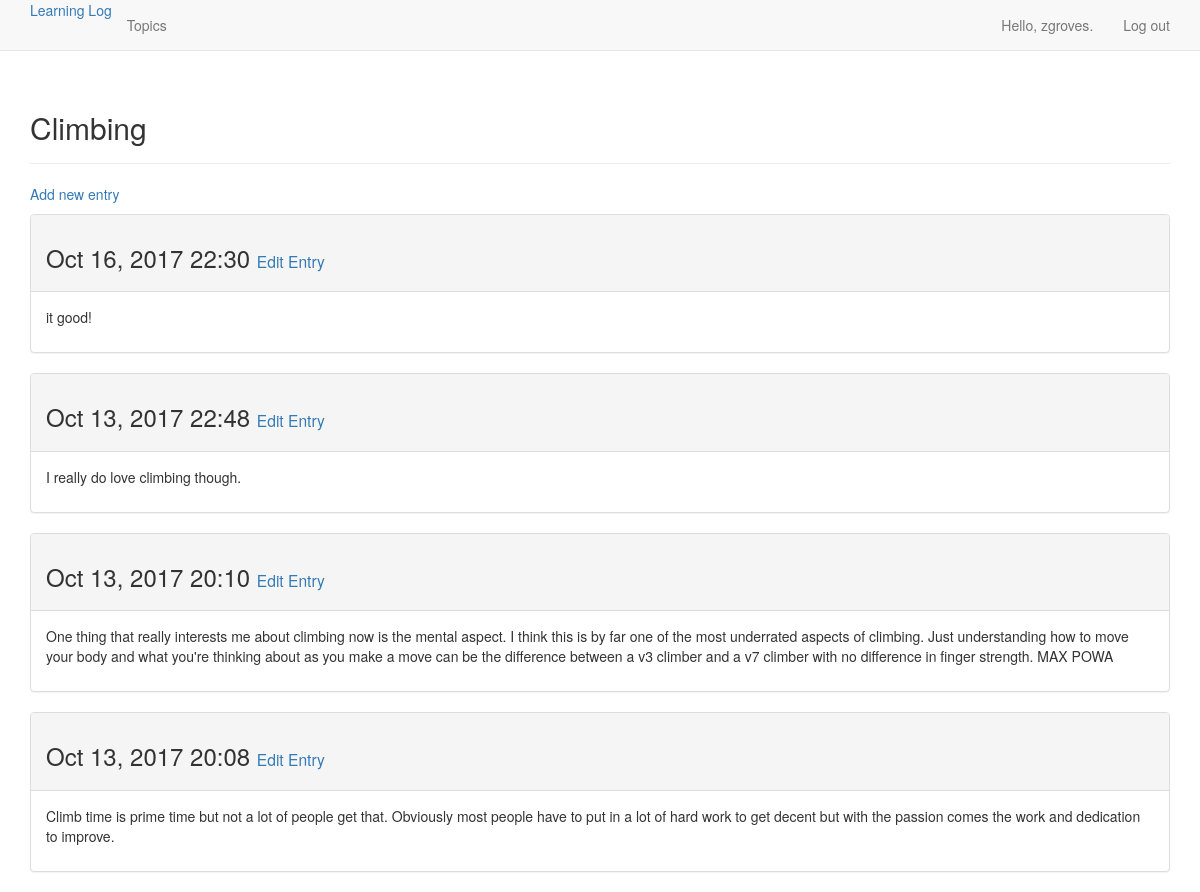
Page /topics/2/ (signed in) on the earlier database version.
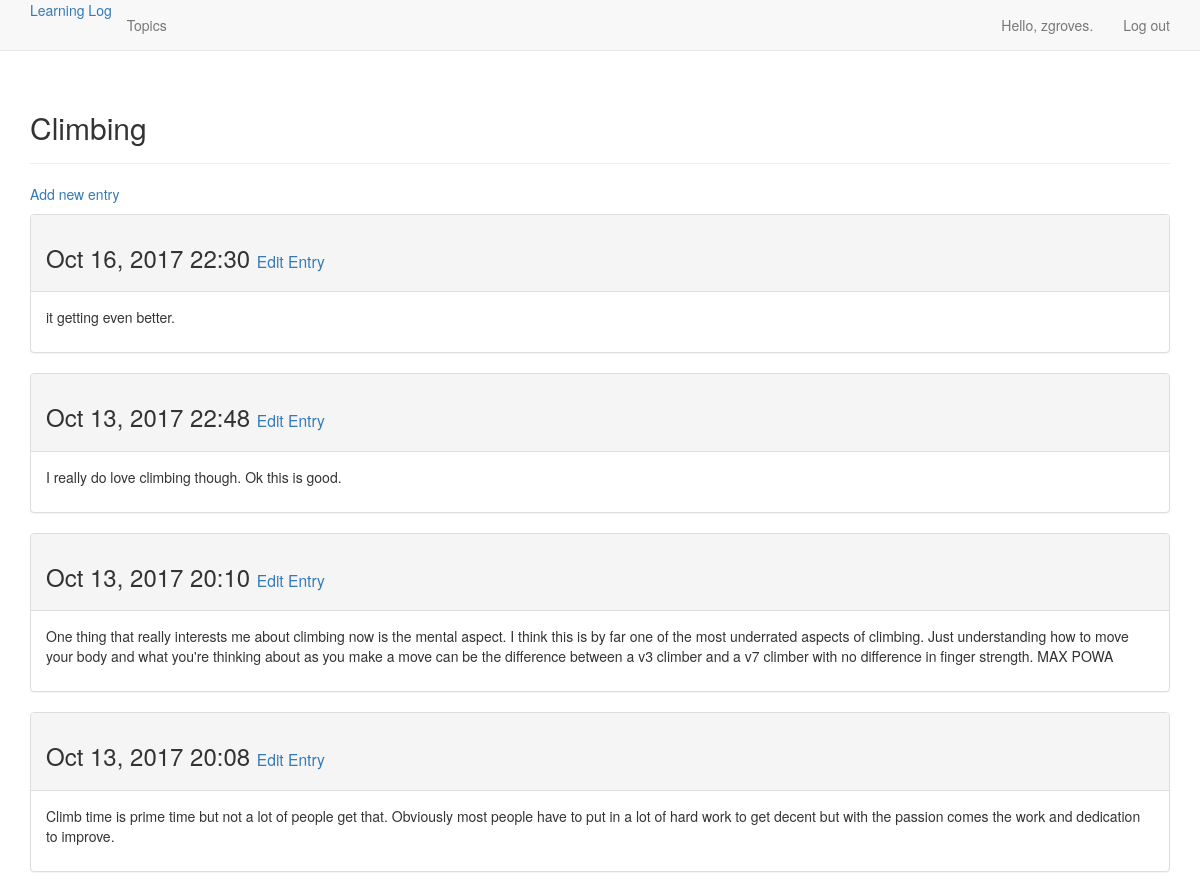
Same page on the later database version.
### learning_logs/models.py (models this page shows, shortened)
class Entry(models.Model):
    topic = models.ForeignKey(Topic)
    text = models.TextField()
    date_added = models.DateTimeField(auto_now_add = True)
    class Meta:
        verbose_name_plural = 'entries'

### learning_logs/views.py (the view)
# urls.py: url(r'^topics/(?P<topic_id>\d+)/$', views.topic, name='topic'),
@login_required
def topic(request, topic_id):
    topic = Topic.objects.get(id=topic_id)
    page_protect(topic, request)
    entries = topic.entry_set.order_by('-date_added')
    context = {"topic" : topic, 'entries' : entries}
    return render(request, 'learning_logs/topic.html', context)

### learning_logs/models.py (called while the page is built)
    def __str__(self):
        return self.tex

### learning_logs/views.py (called while the page is built)
def page_protect(topic, request):
    if topic.owner != request.user:
        raise Http404

### learning_logs/templates/learning_logs/topic.html
{% extends 'learning_logs/base.html' %}
{% block header %}
  <h2>{{ topic }}</h2>
{% endblock header %}
{% block content %}
  <p>
    <a href="{% url 'learning_logs:new_entry' topic.id %}"> Add new entry </a>
  </p>
  {% for entry in entries %}
    <div class="panel panel-default">
      <div class="panel-heading">
        <h3>
          {{ entry.date_added|date:'M d, Y H:i' }}
          <small>
            <a href="{% url 'learning_logs:edit_entry' entry.id %}"> Edit Entry </a>
          </small>
        </h3>
      </div>
      <div class="panel-body">
        {{ entry.text|linebreaks }}
      </div>
    </div>
  {% empty %}
    There are no entries for this topic yet.
  {% endfor %}
{% endblock content %}

Differences in the rows shown:
changed Entry: text "it good!" → "it getting even better."
changed Entry: text "I really do love climbing though." → "I really do love climbing though. Ok this is good."
